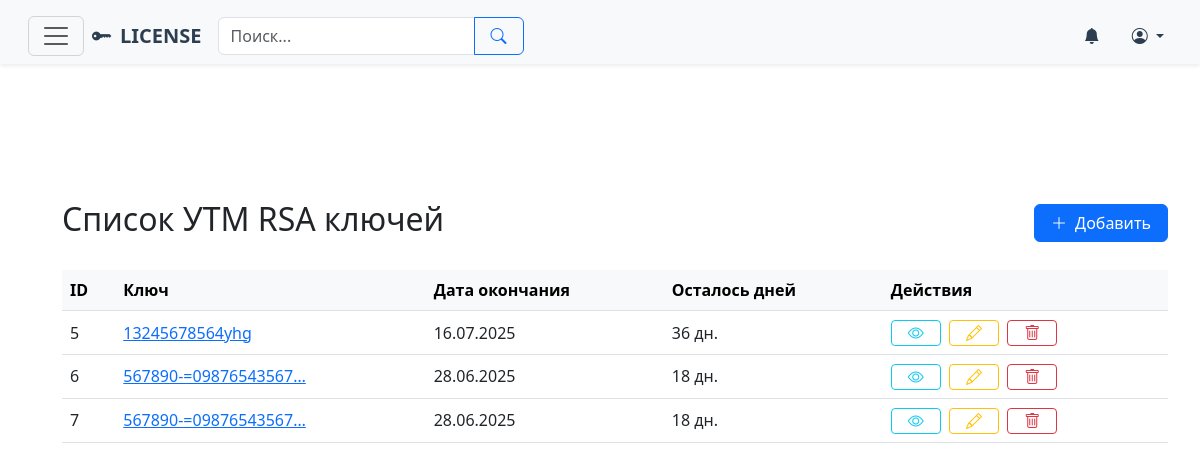
/utmr-keys/, run on the app's committed database.
### licen/models.py (models this page shows, shortened)
class LicenseBaseModel(models.Model):
    created_at = models.DateTimeField(auto_now_add=True, verbose_name=_('Дата создания'))
    updated_at = models.DateTimeField(auto_now=True, verbose_name=_('Дата обновления'))
    start_date = models.DateField(verbose_name=_('Дата начала действия (с)'))
    end_date = models.DateField(verbose_name=_('Дата окончания действия (по)'))
    comments = models.TextField(blank=True, null=True, verbose_name=_('Комментарии'))
    computer = models.ForeignKey(
        'Computer',
        on_delete=models.CASCADE,
        related_name='%(class)s',
        verbose_name=_('Компьютер')
    )
    class Meta:
        abstract = True
        ordering = ['-end_date']
        indexes = [
            models.Index(fields=['end_date']),
        ]

class UTMRSAKeys(LicenseBaseModel):
    key = models.CharField(
        max_length=100,
        unique=True,
        verbose_name=_('Ключ')
    )
    class Meta:
        verbose_name = _('УТМ RSA Ключ')
        verbose_name_plural = _('УТМ RSA Ключи')

### licen/views.py (the view)
# urls.py: path('utmr-keys/', utmr_sakeys_list, name='utmr-sakeys-list'),
def utmr_sakeys_list(request):
    keys = UTMRSAKeys.objects.all().order_by('key')
    return render(request, 'licen/utmr_sakeys/utmr_sakeys_list.html', {'keys': keys})

### licen/context_processors.py (called while the page is built, shortened)
def get_breadcrumbs(request):
    breadcrumbs = []
    breadcrumbs.append({
        'name': _('Города'),
        'url': reverse('city-list')
    })
    return {'breadcrumbs': breadcrumbs}

### licen/templatetags/licen_extras.py (called while the page is built)
@register.filter(name='timesince_days')
def timesince_days(end_date):
    today = date.today()
    return (end_date - today).days

### licen/templates/licen/utmr_sakeys/utmr_sakeys_list.html (shortened to what this page needs)
{% extends "base.html" %}
{% load licen_extras %}
{% block content %}
<div class="container mt-5">
    <div class="d-flex justify-content-between align-items-center mb-4">
        <h2>Список УТМ RSA ключей</h2>
        <a href="{% url 'utmr-sakeys-create' %}" class="btn btn-primary d-flex align-items-center gap-2">
            <i class="bi bi-plus-lg"></i> Добавить
        </a>
    </div>
    {% if keys %}
    <div class="table-responsive d-none d-md-block">
        <table class="table table-hover align-middle">
            <thead class="table-light">
                <tr>
                    <th>ID</th>
                    <th>Ключ</th>
                    <th>Дата окончания</th>
                    <th>Осталось дней</th>
                    <th>Действия</th>
                </tr>
            </thead>
            <tbody>
                {% for item in keys %}
                <tr>
                    <td>{{ item.id }}</td>
                    <td><a href="{% url 'utmr-sakeys-detail' item.id %}">{{ item.key|truncatechars:20 }}</a></td>
                    <td>{{ item.end_date|date:"d.m.Y" }}</td>
                    <td>
                        {% with days_left=item.end_date|timesince_days %}
                            {% if days_left <= 0 %}
                                <span class="text-danger">Лицензия истекла</span>
                            {% else %}
                                {{ days_left }} дн.
                            {% endif %}
                        {% endwith %}
                    </td>
                    <td class="text-nowrap">
                        <a href="{% url 'utmr-sakeys-detail' item.id %}" class="btn btn-sm btn-outline-info me-1"><i class="bi bi-eye"></i></a>
                        <a href="{% url 'utmr-sakeys-update' item.id %}" class="btn btn-sm btn-outline-warning me-1"><i class="bi bi-pencil"></i></a>
                        <a href="{% url 'utmr-sakeys-delete' item.id %}" class="btn btn-sm btn-outline-danger"><i class="bi bi-trash"></i></a>
                    </td>
                </tr>
                {% endfor %}
            </tbody>
        </table>
    </div>
    {% else %}
    <div class="alert alert-info">Нет ключей УТМ RSA в базе</div>
    {% endif %}
</div>
{% endblock %}

### licen/templates/base.html (style rules this page uses)
.table thead th { background-color: #f8f9fa; }
.btn { padding-left: 1rem; padding-right: 1rem; }
.btn i { display: flex; align-items: center; }
.btn-sm i { font-size: 1rem; }

### data on the page
UTMRSAKeys: id "5", key "13245678564yhg", end_date "16.07.2025", item "36"
UTMRSAKeys: id "6", key "567890-=09876543567…", end_date "28.06.2025", item "18"
UTMRSAKeys: id "7", key "567890-=09876543567…", end_date "28.06.2025", item "18"
